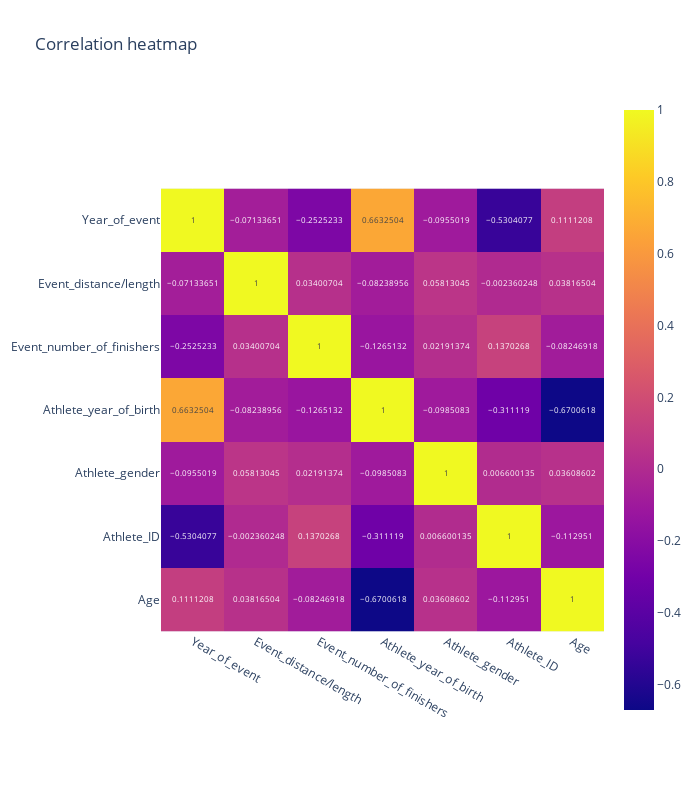

Notebook code cell kept with this figure:
### Code cell
# heat map to understand relations between each column
num_cols=data.select_dtypes('number').columns
corr=data[num_cols].corr()
fig=px.imshow(corr,text_auto=True,title='Correlation heatmap')
fig.update_layout(width=700,height=800)

### Figure 1 — Plotly figure (JSON) as saved in the notebook; plotly's stock layout.template omitted (floating-point values rounded to 4 significant figures)
{"data": [{"coloraxis": "coloraxis", "hovertemplate": "x: %{x}<br>y: %{y}<br>color: %{z}<extra></extra>", "name": "0", "texttemplate": "%{z}", "type": "heatmap", "x": ["Year_of_event", "Event_distance/length", "Event_number_of_finishers", "Athlete_year_of_birth", "Athlete_gender", "Athlete_ID", "Age"], "xaxis": "x", "y": ["Year_of_event", "Event_distance/length", "Event_number_of_finishers", "Athlete_year_of_birth", "Athlete_gender", "Athlete_ID", "Age"], "yaxis": "y", "z": [[1.0, -0.07134, -0.2525, 0.6633, -0.0955, -0.5304, 0.1111], [-0.07134, 1.0, 0.03401, -0.08239, 0.05813, -0.00236, 0.03817], [-0.2525, 0.03401, 1.0, -0.1265, 0.02191, 0.137, -0.08247], [0.6633, -0.08239, -0.1265, 1.0, -0.09851, -0.3111, -0.6701], [-0.0955, 0.05813, 0.02191, -0.09851, 1.0, 0.0066, 0.03609], [-0.5304, -0.00236, 0.137, -0.3111, 0.0066, 1.0, -0.113], [0.1111, 0.03817, -0.08247, -0.6701, 0.03609, -0.113, 1.0]]}], "layout": {"coloraxis": {"colorscale": [[0, "#0d0887"], [0.1111, "#46039f"], [0.2222, "#7201a8"], [0.3333, "#9c179e"], [0.4444, "#bd3786"], [0.5556, "#d8576b"], [0.6667, "#ed7953"], [0.7778, "#fb9f3a"], [0.8889, "#fdca26"], [1, "#f0f921"]]}, "height": 800, "title": {"text": "Correlation heatmap"}, "width": 700, "xaxis": {"anchor": "y", "constrain": "domain", "domain": [0, 1], "scaleanchor": "y"}, "yaxis": {"anchor": "x", "autorange": "reversed", "constrain": "domain", "domain": [0, 1]}}}
